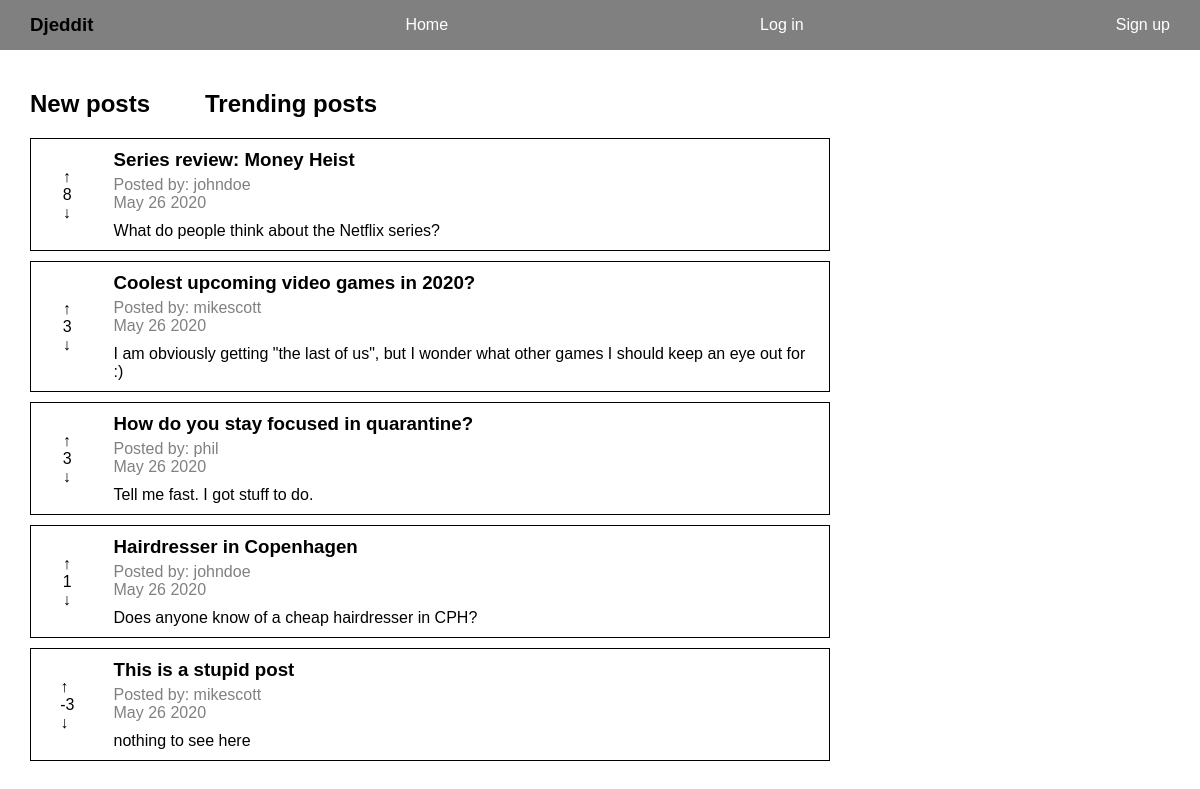
Page /reddit/trending/ on the earlier database version.
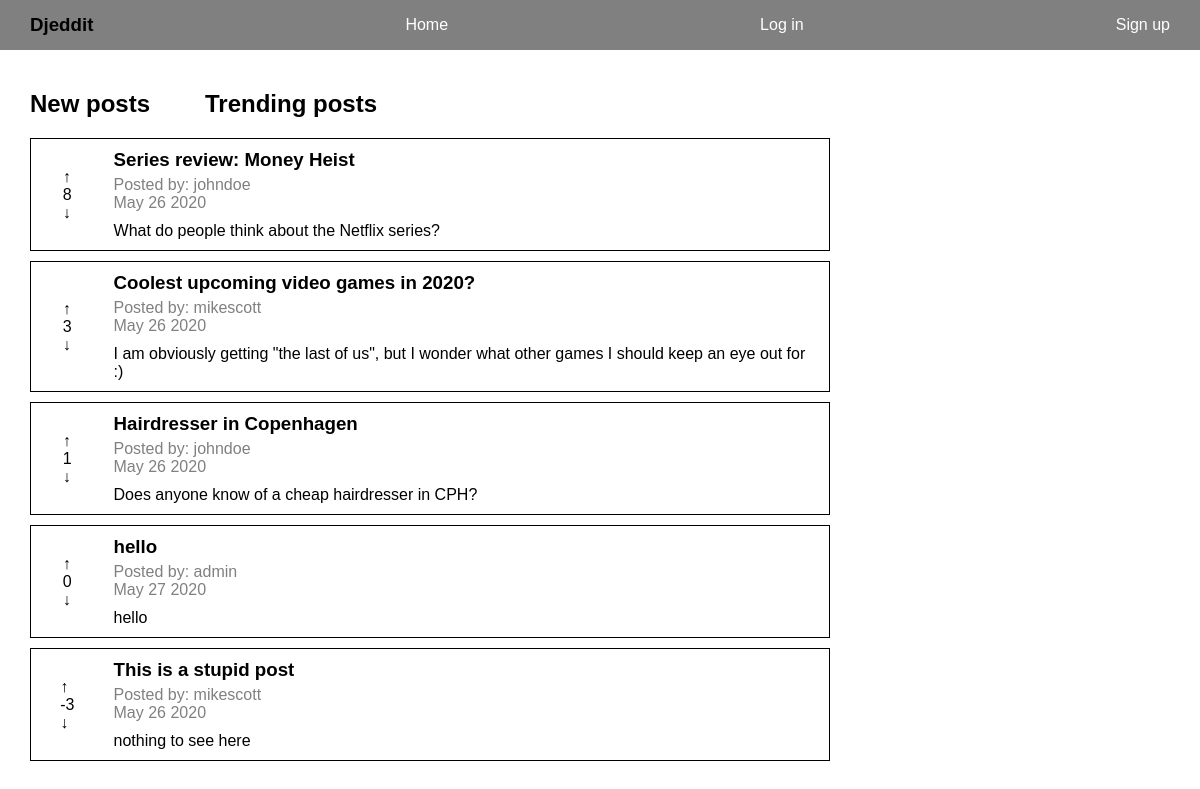
Same page on the later database version.
### reddit_app/models.py (models this page shows, shortened)
class Post(models.Model):
    title = models.CharField(max_length=200)
    author = models.ForeignKey(User, on_delete=models.CASCADE)
    text = models.TextField()
    votes = models.IntegerField(default=0)
    created_at = models.DateTimeField(auto_now_add=True)
    def date_posted(self):
        return self.created_at.strftime('%B %d %Y')

### reddit_app/views.py (the view)
# urls.py: path("trending/", views.trending, name="trending"),
def trending(request):
    posts = Post.objects.all().order_by('-votes')
    context = {"posts": posts}
    return render(request, "reddit_app/trending.html", context)

### templates/reddit_app/trending.html (shortened to what this page needs)
{% extends "base.html" %}
{% block content %}
<div class="post-nav">
    <a href="{% url 'reddit_app:index' %}">
        <h2>New posts</h2>
    </a>
    <a href="{% url 'reddit_app:trending' %}">
        <h2>Trending posts</h2>
    </a>
</div>
<div id="posts">
    {% if posts.count %}
        {% for post in posts %}
            <div class="post-container post-{{post.id}}" style="border: 1px solid black; margin-bottom: 10px;">
                <div>
                    <p class="upvote post-vote" data-votes="{{post.votes}}" data-postid="{{ post.id }}" data-userid="{{ user.id }}">&uarr;</p>
                    <p class="votes">{{post.votes}}</p>
                    <p class="downvote post-vote" data-votes="{{post.votes}}" data-postid="{{ post.id }}" data-userid="{{ user.id }}">&darr;</p>
                </div>
                <div class="post">
                    <a href={% url 'reddit_app:single_post' post.id %}>
                        <h3>{{post.title}}</h3>
                        <div class="post-info">
                            <span>Posted by: {{post.author}}</span>
                            <p>{{post.date_posted}}</p>
                        </div>
                        <p>{{post.text}}</p>
                    </a>
                </div>
            </div>
        {% endfor %}
    {% else %}
        <p>There are no posts</p>
    {% endif %}
</div>
{% load static %}
{% endblock content %}

Differences in the rows shown:
removed Post: votes "3", title "How do you stay focused in quarantine?", author "phil", date_posted "May 26 2020", text "Tell me fast. I got stuff to do."
added Post: votes "0", title "hello", author "admin", date_posted "May 27 2020", text "hello"
